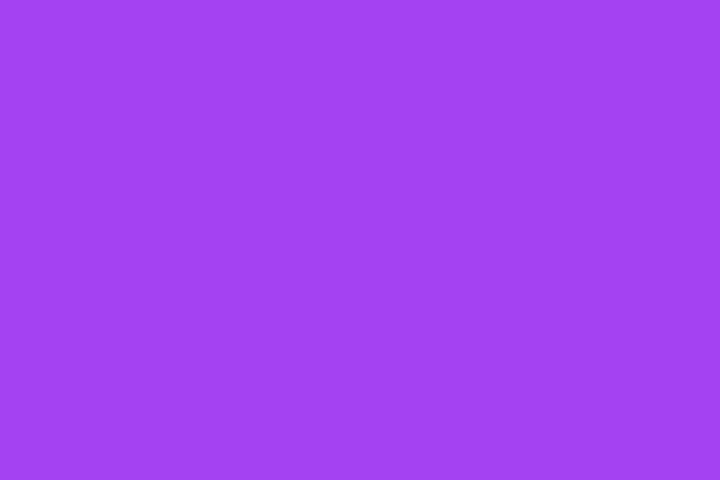
Frame 1 (no input)
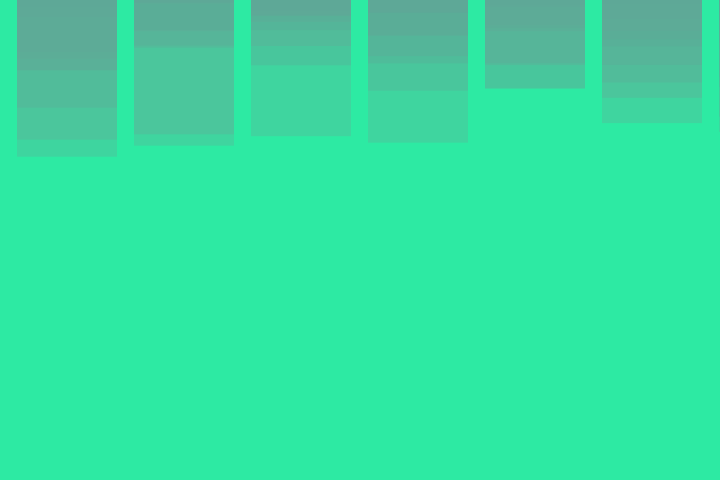
Frame 60 (the mouse pressed at the canvas centre just before this capture)
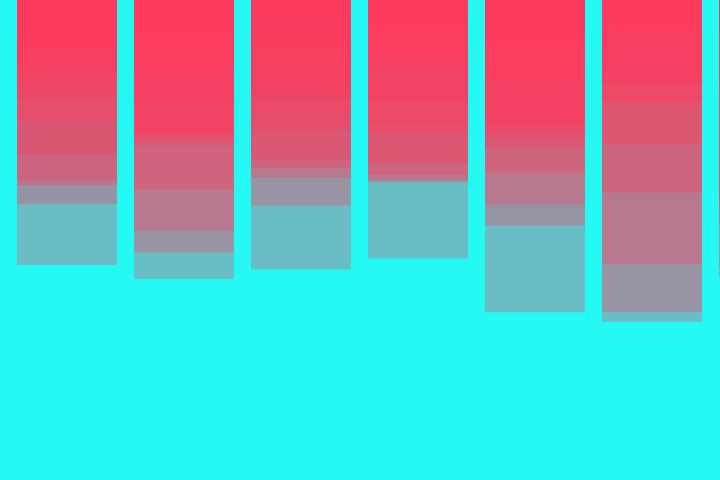
Frame 120 (the mouse held since frame 60 and released just before this capture)

The Processing sketch that drew these frames (run headless with seeded random() and noise(); from frame 60 on, the mouse is pressed at the canvas centre):

// Processing sketch: path35
// ── path35.pde
int frame = 0;
int col = 0;
int counter =0;
int revers = 0;
float pos = 0;

int rectEndPos = 100;
int gap = 17;
int rectStartPos = gap;
int nextRectMargin = rectEndPos + gap;
int frameRateValue = 20;
int startTop = 0;

int red = 0;
int green = 0;
int blue = 0;
int alpha = 80;

void setup()
{
  size(720, 480);
  generateRandomColor();
  background(red,green,blue);
}

void generateRandomColor() {
  red = (int)random(0,255);
  green = (int)random(0,255);
  blue = (int)random(0,255);
}

void draw() 
{
  
  fill(red + col,green,blue,alpha);
  noStroke();
  
 if(frame>480) {
   background(red,green,blue);
   frame = 0;
   startTop = 480;
   frameRateValue = frameRateValue*-1;
   col = col * -1;
   generateRandomColor();
 } else if (frame<-480) {
   background(red,green,blue);
   frame = 0;
   startTop = 0;
   frameRateValue = frameRateValue*-1;
   col = col * 0;
   generateRandomColor();
 } else {
   col =col + 3;
 }
 
 for(int i =0;i<300;i++) {
   rect(rectStartPos + i*nextRectMargin,startTop,rectEndPos, frame*random(1f));
 }
 
 frame = frame + frameRateValue;
}


//void doShit() {
//  fill(col,0,100,80);
//  noStroke();
//  rect(-30 + speed,100, 50,50);
//  speed = speed + 12;
//  col = col + 3;
  
//  rect(720 + revers, 200, 50,50);
//  revers = revers -12;
  
//  rect(50 , -200 + speed, 50,50);
//  rect(540 , -150 + speed, 50,50);
  
//  rect(300 , 450 + revers, 50,50);
//}
